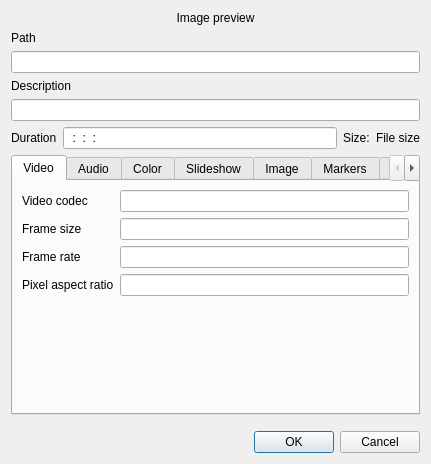
<ui version="4.0" >
 <class>ClipProperties_UI</class>
 <widget class="QDialog" name="ClipProperties_UI" >
  <property name="geometry" >
   <rect>
    <x>0</x>
    <y>0</y>
    <width>431</width>
    <height>464</height>
   </rect>
  </property>
  <property name="windowTitle" >
   <string>Clip Properties</string>
  </property>
  <layout class="QGridLayout" name="gridLayout_2" >
   <item row="7" column="1" colspan="2" >
    <spacer name="verticalSpacer_4" >
     <property name="orientation" >
      <enum>Qt::Vertical</enum>
     </property>
     <property name="sizeHint" stdset="0" >
      <size>
       <width>20</width>
       <height>17</height>
      </size>
     </property>
    </spacer>
   </item>
   <item row="0" column="0" colspan="4" >
    <widget class="QLabel" name="clip_thumb" >
     <property name="text" >
      <string>Image preview</string>
     </property>
     <property name="alignment" >
      <set>Qt::AlignCenter</set>
     </property>
    </widget>
   </item>
   <item row="1" column="0" colspan="4" >
    <widget class="QLabel" name="label_5" >
     <property name="text" >
      <string>Path</string>
     </property>
    </widget>
   </item>
   <item row="2" column="0" colspan="4" >
    <widget class="KLineEdit" name="clip_path" >
     <property name="readOnly" >
      <bool>true</bool>
     </property>
    </widget>
   </item>
   <item row="3" column="0" colspan="4" >
    <widget class="QLabel" name="label_3" >
     <property name="text" >
      <string>Description</string>
     </property>
    </widget>
   </item>
   <item row="4" column="0" colspan="4" >
    <widget class="KLineEdit" name="clip_description" />
   </item>
   <item row="5" column="0" >
    <widget class="QLabel" name="clip_filesize_2" >
     <property name="text" >
      <string>Duration</string>
     </property>
    </widget>
   </item>
   <item row="5" column="1" >
    <widget class="KRestrictedLine" name="clip_duration" >
     <property name="inputMask" >
      <string>99:99:99:99; </string>
     </property>
    </widget>
   </item>
   <item row="5" column="2" >
    <widget class="QLabel" name="clip_filesize_3" >
     <property name="text" >
      <string>Size:</string>
     </property>
    </widget>
   </item>
   <item row="5" column="3" >
    <widget class="QLabel" name="clip_filesize" >
     <property name="text" >
      <string>File size</string>
     </property>
    </widget>
   </item>
   <item row="8" column="0" colspan="4" >
    <widget class="QDialogButtonBox" name="buttonBox" >
     <property name="orientation" >
      <enum>Qt::Horizontal</enum>
     </property>
     <property name="standardButtons" >
      <set>QDialogButtonBox::Cancel|QDialogButtonBox::Ok</set>
     </property>
    </widget>
   </item>
   <item row="6" column="0" colspan="4" >
    <widget class="QTabWidget" name="tabWidget" >
     <property name="currentIndex" >
      <number>0</number>
     </property>
     <widget class="QWidget" name="tab_video" >
      <attribute name="title" >
       <string>Video</string>
      </attribute>
      <layout class="QGridLayout" name="gridLayout" >
       <item row="0" column="0" colspan="2" >
        <widget class="QLabel" name="label_8" >
         <property name="text" >
          <string>Video codec</string>
         </property>
        </widget>
       </item>
       <item row="0" column="2" >
        <widget class="KLineEdit" name="clip_vcodec" >
         <property name="readOnly" >
          <bool>true</bool>
         </property>
        </widget>
       </item>
       <item row="1" column="0" colspan="2" >
        <widget class="QLabel" name="label_6" >
         <property name="text" >
          <string>Frame size</string>
         </property>
        </widget>
       </item>
       <item row="1" column="2" >
        <widget class="KLineEdit" name="clip_size" >
         <property name="readOnly" >
          <bool>true</bool>
         </property>
        </widget>
       </item>
       <item row="2" column="0" colspan="2" >
        <widget class="QLabel" name="label_7" >
         <property name="text" >
          <string>Frame rate</string>
         </property>
        </widget>
       </item>
       <item row="2" column="2" >
        <widget class="KLineEdit" name="clip_fps" >
         <property name="readOnly" >
          <bool>true</bool>
         </property>
        </widget>
       </item>
       <item row="3" column="0" colspan="2" >
        <widget class="QLabel" name="label_12" >
         <property name="text" >
          <string>Pixel aspect ratio</string>
         </property>
        </widget>
       </item>
       <item row="3" column="2" >
        <widget class="KLineEdit" name="clip_ratio" >
         <property name="readOnly" >
          <bool>true</bool>
         </property>
        </widget>
       </item>
       <item row="4" column="2" >
        <spacer name="verticalSpacer_2" >
         <property name="orientation" >
          <enum>Qt::Vertical</enum>
         </property>
         <property name="sizeHint" stdset="0" >
          <size>
           <width>20</width>
           <height>17</height>
          </size>
         </property>
        </spacer>
       </item>
      </layout>
     </widget>
     <widget class="QWidget" name="tab_audio" >
      <attribute name="title" >
       <string>Audio</string>
      </attribute>
      <layout class="QGridLayout" name="gridLayout_4" >
       <item row="0" column="1" colspan="2" >
        <widget class="KLineEdit" name="clip_acodec" >
         <property name="readOnly" >
          <bool>true</bool>
         </property>
        </widget>
       </item>
       <item row="2" column="1" colspan="2" >
        <widget class="KLineEdit" name="clip_frequency" >
         <property name="readOnly" >
          <bool>true</bool>
         </property>
        </widget>
       </item>
       <item row="3" column="2" >
        <spacer name="verticalSpacer_3" >
         <property name="orientation" >
          <enum>Qt::Vertical</enum>
         </property>
         <property name="sizeHint" stdset="0" >
          <size>
           <width>77</width>
           <height>52</height>
          </size>
         </property>
        </spacer>
       </item>
       <item row="1" column="1" colspan="2" >
        <widget class="KLineEdit" name="clip_channels" >
         <property name="readOnly" >
          <bool>true</bool>
         </property>
        </widget>
       </item>
       <item row="0" column="0" >
        <widget class="QLabel" name="label_9" >
         <property name="text" >
          <string>Audio codec</string>
         </property>
        </widget>
       </item>
       <item row="1" column="0" >
        <widget class="QLabel" name="label_11" >
         <property name="text" >
          <string>Channels</string>
         </property>
        </widget>
       </item>
       <item row="2" column="0" >
        <widget class="QLabel" name="label_10" >
         <property name="text" >
          <string>Frequency</string>
         </property>
        </widget>
       </item>
      </layout>
      <zorder>clip_acodec</zorder>
      <zorder>clip_frequency</zorder>
      <zorder>verticalSpacer_3</zorder>
      <zorder>clip_channels</zorder>
      <zorder>label_9</zorder>
      <zorder>label_11</zorder>
      <zorder>label_10</zorder>
     </widget>
     <widget class="QWidget" name="tab" >
      <attribute name="title" >
       <string>Color</string>
      </attribute>
      <layout class="QGridLayout" name="gridLayout_5" >
       <item row="0" column="0" >
        <widget class="QLabel" name="label_13" >
         <property name="text" >
          <string>Color</string>
         </property>
        </widget>
       </item>
       <item row="0" column="1" >
        <widget class="KColorButton" name="clip_color" />
       </item>
       <item row="1" column="1" >
        <spacer name="verticalSpacer_5" >
         <property name="orientation" >
          <enum>Qt::Vertical</enum>
         </property>
         <property name="sizeHint" stdset="0" >
          <size>
           <width>122</width>
           <height>118</height>
          </size>
         </property>
        </spacer>
       </item>
      </layout>
     </widget>
     <widget class="QWidget" name="tab_2" >
      <attribute name="title" >
       <string>Slideshow</string>
      </attribute>
      <layout class="QGridLayout" name="gridLayout_6" >
       <item row="0" column="0" >
        <widget class="QLabel" name="label_14" >
         <property name="text" >
          <string>Image type</string>
         </property>
        </widget>
       </item>
       <item row="0" column="1" >
        <widget class="KComboBox" name="image_type" />
       </item>
       <item row="1" column="0" >
        <widget class="QLabel" name="clip_filesize_4" >
         <property name="text" >
          <string>Frame duration</string>
         </property>
        </widget>
       </item>
       <item row="1" column="1" >
        <widget class="KRestrictedLine" name="slide_duration" >
         <property name="inputMask" >
          <string>99:99:99:99; </string>
         </property>
        </widget>
       </item>
       <item row="2" column="0" >
        <widget class="QCheckBox" name="slide_loop" >
         <property name="text" >
          <string>Loop</string>
         </property>
        </widget>
       </item>
       <item row="3" column="0" >
        <widget class="QCheckBox" name="slide_fade" >
         <property name="text" >
          <string>Crossfade</string>
         </property>
        </widget>
       </item>
       <item row="3" column="1" >
        <widget class="KRestrictedLine" name="luma_duration" >
         <property name="inputMask" >
          <string>99:99:99:99; </string>
         </property>
        </widget>
       </item>
       <item row="4" column="0" >
        <widget class="QCheckBox" name="slide_luma" >
         <property name="text" >
          <string>Luma file</string>
         </property>
        </widget>
       </item>
       <item row="4" column="1" >
        <widget class="KComboBox" name="luma_file" />
       </item>
       <item row="6" column="0" colspan="2" >
        <widget class="QLabel" name="slide_info" >
         <property name="text" >
          <string>No image found</string>
         </property>
        </widget>
       </item>
       <item row="7" column="1" >
        <spacer name="verticalSpacer_6" >
         <property name="orientation" >
          <enum>Qt::Vertical</enum>
         </property>
         <property name="sizeHint" stdset="0" >
          <size>
           <width>20</width>
           <height>15</height>
          </size>
         </property>
        </spacer>
       </item>
       <item row="5" column="1" >
        <widget class="QSlider" name="luma_softness" >
         <property name="maximum" >
          <number>100</number>
         </property>
         <property name="orientation" >
          <enum>Qt::Horizontal</enum>
         </property>
        </widget>
       </item>
       <item row="5" column="0" >
        <widget class="QLabel" name="label_15" >
         <property name="text" >
          <string>Softness</string>
         </property>
        </widget>
       </item>
      </layout>
     </widget>
     <widget class="QWidget" name="tab_4" >
      <attribute name="title" >
       <string>Image</string>
      </attribute>
      <layout class="QGridLayout" name="gridLayout_8" >
       <item row="0" column="0" >
        <widget class="QLabel" name="label_16" >
         <property name="text" >
          <string>Image size</string>
         </property>
        </widget>
       </item>
       <item row="0" column="1" >
        <widget class="KLineEdit" name="image_size" >
         <property name="readOnly" >
          <bool>true</bool>
         </property>
        </widget>
       </item>
       <item row="1" column="0" colspan="2" >
        <widget class="QCheckBox" name="image_transparency" >
         <property name="text" >
          <string>Transparent background</string>
         </property>
        </widget>
       </item>
       <item row="2" column="0" >
        <spacer name="verticalSpacer_7" >
         <property name="orientation" >
          <enum>Qt::Vertical</enum>
         </property>
         <property name="sizeHint" stdset="0" >
          <size>
           <width>20</width>
           <height>151</height>
          </size>
         </property>
        </spacer>
       </item>
      </layout>
     </widget>
     <widget class="QWidget" name="tab_3" >
      <attribute name="title" >
       <string>Markers</string>
      </attribute>
      <layout class="QGridLayout" name="gridLayout_7" >
       <item row="0" column="0" colspan="4" >
        <widget class="QTreeWidget" name="markers_list" >
         <property name="alternatingRowColors" >
          <bool>true</bool>
         </property>
         <property name="rootIsDecorated" >
          <bool>false</bool>
         </property>
         <property name="itemsExpandable" >
          <bool>false</bool>
         </property>
         <property name="allColumnsShowFocus" >
          <bool>true</bool>
         </property>
         <property name="headerHidden" >
          <bool>true</bool>
         </property>
         <column>
          <property name="text" >
           <string>Time</string>
          </property>
         </column>
         <column>
          <property name="text" >
           <string>Comment</string>
          </property>
         </column>
        </widget>
       </item>
       <item row="1" column="0" >
        <widget class="QToolButton" name="marker_new" >
         <property name="text" >
          <string>N</string>
         </property>
        </widget>
       </item>
       <item row="1" column="1" >
        <widget class="QToolButton" name="marker_edit" >
         <property name="text" >
          <string>E</string>
         </property>
        </widget>
       </item>
       <item row="1" column="2" >
        <widget class="QToolButton" name="marker_delete" >
         <property name="text" >
          <string>D</string>
         </property>
        </widget>
       </item>
       <item row="1" column="3" >
        <spacer name="horizontalSpacer" >
         <property name="orientation" >
          <enum>Qt::Horizontal</enum>
         </property>
         <property name="sizeHint" stdset="0" >
          <size>
           <width>177</width>
           <height>20</height>
          </size>
         </property>
        </spacer>
       </item>
      </layout>
     </widget>
     <widget class="QWidget" name="tab_advanced" >
      <attribute name="title" >
       <string>Advanced</string>
      </attribute>
      <layout class="QGridLayout" name="gridLayout_3" >
       <item row="0" column="0" >
        <widget class="QCheckBox" name="clip_force_ar" >
         <property name="text" >
          <string>Force pixel aspect ratio</string>
         </property>
        </widget>
       </item>
       <item row="0" column="1" >
        <widget class="KDoubleNumInput" name="clip_ar" />
       </item>
       <item row="1" column="0" >
        <widget class="QLabel" name="label_4" >
         <property name="text" >
          <string>Decoding threads</string>
         </property>
        </widget>
       </item>
       <item row="1" column="1" >
        <widget class="QSpinBox" name="clip_threads" >
         <property name="maximum" >
          <number>4</number>
         </property>
         <property name="value" >
          <number>1</number>
         </property>
        </widget>
       </item>
       <item row="2" column="0" >
        <widget class="QLabel" name="label" >
         <property name="text" >
          <string>Video index</string>
         </property>
        </widget>
       </item>
       <item row="2" column="1" >
        <widget class="QSpinBox" name="clip_vindex" >
         <property name="minimum" >
          <number>-1</number>
         </property>
        </widget>
       </item>
       <item row="3" column="0" >
        <widget class="QLabel" name="label_2" >
         <property name="text" >
          <string>Audio index</string>
         </property>
        </widget>
       </item>
       <item row="3" column="1" >
        <widget class="QSpinBox" name="clip_aindex" >
         <property name="minimum" >
          <number>-1</number>
         </property>
        </widget>
       </item>
       <item row="4" column="1" >
        <spacer name="verticalSpacer" >
         <property name="orientation" >
          <enum>Qt::Vertical</enum>
         </property>
         <property name="sizeHint" stdset="0" >
          <size>
           <width>20</width>
           <height>19</height>
          </size>
         </property>
        </spacer>
       </item>
      </layout>
     </widget>
    </widget>
   </item>
  </layout>
 </widget>
 <customwidgets>
  <customwidget>
   <class>KColorButton</class>
   <extends>QPushButton</extends>
   <header>kcolorbutton.h</header>
  </customwidget>
  <customwidget>
   <class>KComboBox</class>
   <extends>QComboBox</extends>
   <header>kcombobox.h</header>
  </customwidget>
  <customwidget>
   <class>KDoubleNumInput</class>
   <extends>QWidget</extends>
   <header>knuminput.h</header>
  </customwidget>
  <customwidget>
   <class>KLineEdit</class>
   <extends>QLineEdit</extends>
   <header>klineedit.h</header>
  </customwidget>
  <customwidget>
   <class>KRestrictedLine</class>
   <extends>KLineEdit</extends>
   <header>krestrictedline.h</header>
  </customwidget>
 </customwidgets>
 <resources/>
 <connections>
  <connection>
   <sender>buttonBox</sender>
   <signal>accepted()</signal>
   <receiver>ClipProperties_UI</receiver>
   <slot>accept()</slot>
   <hints>
    <hint type="sourcelabel" >
     <x>248</x>
     <y>254</y>
    </hint>
    <hint type="destinationlabel" >
     <x>157</x>
     <y>274</y>
    </hint>
   </hints>
  </connection>
  <connection>
   <sender>buttonBox</sender>
   <signal>rejected()</signal>
   <receiver>ClipProperties_UI</receiver>
   <slot>reject()</slot>
   <hints>
    <hint type="sourcelabel" >
     <x>316</x>
     <y>260</y>
    </hint>
    <hint type="destinationlabel" >
     <x>286</x>
     <y>274</y>
    </hint>
   </hints>
  </connection>
 </connections>
</ui>
